Frame 1 (no input): blank canvas, image omitted
Frame 60 (no input): blank canvas, image omitted
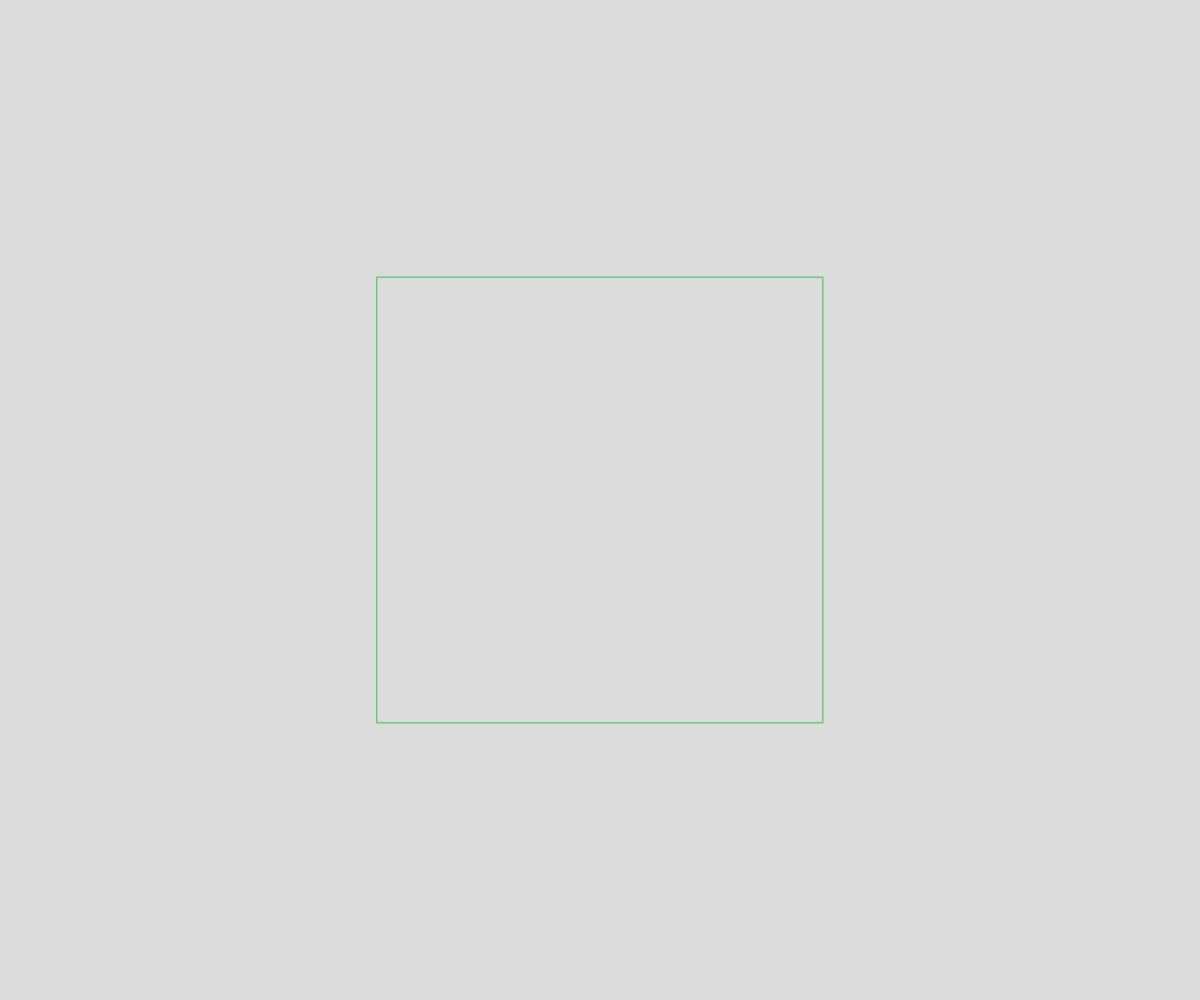
Frame 120 (the mouse pressed at the canvas centre since frame 60)

The p5.js sketch whose frames 1 and 60 were blank and that drew this single picture after the mouse press (run headless with seeded random() and noise() and a simulated clock; from frame 60 on, the mouse is pressed at the canvas centre):

// p5.js sketch
// ── sketch.js
let rectangles = [];

window.onload = function() {
  alert("Cliquez n'importe où sur la page");
};

function setup() {
  createCanvas(windowWidth, windowHeight);
}

function draw() {
  background(220);
  for (let i = rectangles.length - 1; i >= 0; i--) {
    let r = rectangles[i];
    r.update();
    r.display();
    if (r.oversize()) {
      rectangles.splice(i, 1); // Supprime les rectangles qui sortent de l'écran
    }
  }
}

function mousePressed() {
  rectangles.push(new Rectangle(mouseX, mouseY, random(1, 10), color(random(255), random(255), random(255))));
}

function windowResized() {
  resizeCanvas(windowWidth, windowHeight); // Met à jour la taille du canvas
}

class Rectangle {
  constructor(x, y, speed, couleur) {
    this.x = x;
    this.y = y;
    this.w = 0;
    this.h = 0;
    this.speed = speed;
    this.couleur = couleur;
  }

  update() {
    this.w += this.speed;
    this.h += this.speed;
  }

  display() {
    fill(0, 0, 0, 0); // Rectangle transparent
    stroke(this.couleur); // Bordure de couleur
    //rectMode(CENTER);
    rect(this.x-this.w/2, this.y-this.h/2, this.w, this.h);
  }

  oversize() {
    return this.w > 2*width && this.h > 2*height; // Critère de suppression
  }
}
